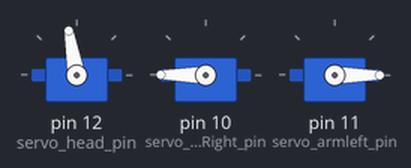
The sketch below on a simulated Arduino Uno, built with avr-gcc and run on an emulated ATmega328P. Parts: 3 × servo.

Above: at 0.05 s.
At 2.0 s:
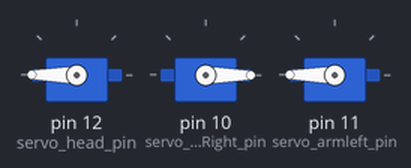
Timing chart, 0 to 4.6 s (numbered marks = the images above):
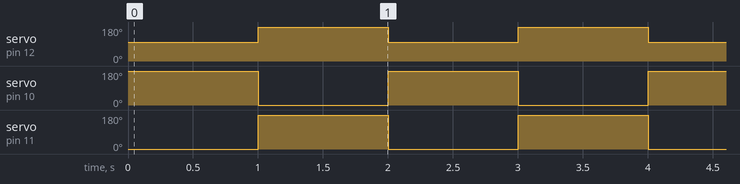

Measured:
- by itself, servo on pin 12 (servo_head_pin): alternates 180° for 1.0 s and 100° for 1.0 s
- by itself, servo on pin 10 (servo_armRight_pin), servo on pin 11 (servo_armleft_pin): alternates 180° for 1.0 s and 0° for 1.0 s

The sketch:

Servo_master.ino
```cpp
#include <Servo.h>
#define servo_armRight_pin 10
#define servo_armleft_pin 11
#define servo_head_pin 12
Servo servo_armleft;
Servo servo_armRight;
Servo servo_head;
void setup() {
  // put your setup code here, to run once:
  servo_head.attach(servo_head_pin);
  servo_armRight.attach(servo_armRight_pin);
  servo_armleft.attach(servo_armleft_pin);


}

void loop() {
  // put your main code here, to run repeatedly:
  servo_head.write(100);   //head
  servo_armRight.write(180); //arm right
  servo_armleft.write(0);    //arm left
  delay(1000);
  servo_head.write(180);  //head
  servo_armRight.write(0); //arm right
  servo_armleft.write(180); //arm left
  delay(1000);
//  head_shake(80,90); //สายหัว
//  lift_twohand(); //ยกสองมือ
}

//****************************************function****************************

void begin_head(){               //หันหน้าตรง
   servo_head.write(100);
}
void head_shake(int x,int y){   //ส่ายหัว
   servo_head.write(x);
   delay(200);
   servo_head.write(100);
   delay(200);
   servo_head.write(y);
   delay(200);
}
void head_turnleft(int x){      //ส่ายหัว ไปทางซ้าย  x คือค่าองศา ตั้งแต่ 0-100
  if( 0 <= x >= 100){
   servo_head.write(x);
  }
}
void head_turnright(int x){   //ส่ายหัว ไปทางขวา  x คือค่าองศา ตั้งแต่ 100-180
  if( 100 <= x >= 180){
   servo_head.write(x);
  }
}

void lift_twohand(){             //ยกมือขึ้น 2 มือ
   servo_armleft.write(0); //arm right
   servo_armRight.write(180);

}
void lift_righthand(){          //ยกมือ ซ้าย ขึ้น
   servo_armRight.write(180);
}
void lift_lefthand(){           //ยกมือ ขวา ขึ้น
   servo_armleft.write(0); //arm right
}
void begin_twohand(){           //มือสอง มืออยู่ในท่าปกติ
   servo_armleft.write(180); //arm right
   servo_armRight.write(0);
}
void begin_righthand(){        // มือ ซ้าย อยู่ในท่าปกติ
   servo_armRight.write(0);
}
void begin_lefthand(){          // มือ ขวา อยู่ในท่าปกติ
   servo_armleft.write(180); //arm right
}
```
